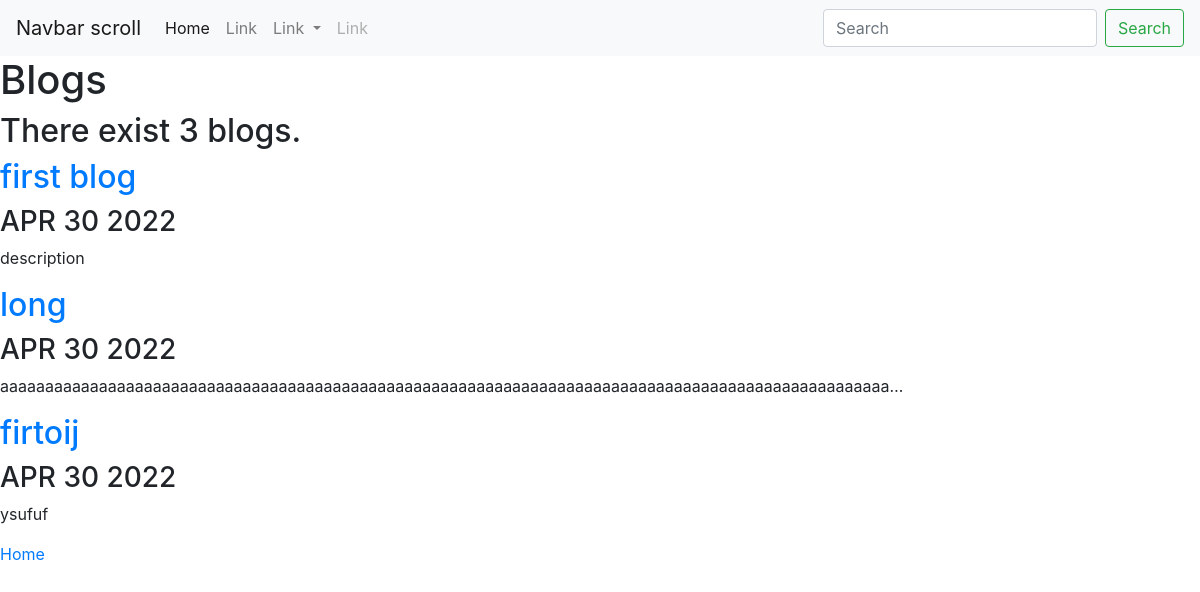
The app's page /blogs/ with its own data.
### blog/models.py (models this page shows, shortened)
class Blog(models.Model):
    title = models.CharField(max_length = 200)
    description = models.TextField(max_length = 250)
    url = models.URLField(blank = True)
    date = models.DateField()

### blog/views.py (the view)
# urls.py: path('', views.all_blogs, name = 'all_blogs'),
def all_blogs(request):
    blog_count = Blog.objects.count()
    blogs = Blog.objects.order_by('-date')
    return render(request,'blogs/all_blogs.html',{'blogs':blogs,'blog_count':blog_count})

### blog/templates/blogs/all_blogs.html
{% extends 'portfolio/base.html'%}
{%block content%}
<h1>Blogs</h1>
<h2>There exist {{blog_count}} blog{{blog_count|pluralize}}.</h2>
{% for blog in blogs %}
<h2> <a href="{% url 'blog:detail' blog.id %}">{{ blog.title }}</a></h2>
<h3><time>{{blog.date|date:'M d Y'|upper}}</time></h3>
<p>{{ blog.description|striptags|truncatechars:100}}</p>
{% endfor %}
<a href=" {% url 'home' %} ">Home</a>
{%endblock%}

### portfolio/templates/portfolio/base.html (shortened to what this page needs)
<!doctype html>
<html lang="en">
  <head>
    <link rel="stylesheet" href="https://cdn.jsdelivr.net/npm/bootstrap@4.6.1/dist/css/bootstrap.min.css">
  </head>
  <body>
    <nav class="navbar navbar-expand-lg navbar-light bg-light">
  <a class="navbar-brand" href="#">Navbar scroll</a>
  <div class="collapse navbar-collapse" id="navbarScroll">
    <ul class="navbar-nav mr-auto my-2 my-lg-0 navbar-nav-scroll" style="max-height: 100px;">
      <li class="nav-item active">
        <a class="nav-link" href="#">Home <span class="sr-only">(current)</span></a>
      </li>
      <li class="nav-item">
        <a class="nav-link" href="#">Link</a>
      </li>
      <li class="nav-item dropdown">
        <a class="nav-link dropdown-toggle" href="#" id="navbarScrollingDropdown" role="button" data-toggle="dropdown" aria-expanded="false">
          Link
        </a>
      </li>
      <li class="nav-item">
        <a class="nav-link disabled">Link</a>
      </li>
    </ul>
    <form class="d-flex">
      <input class="form-control mr-2" type="search" placeholder="Search" aria-label="Search">
      <button class="btn btn-outline-success" type="submit">Search</button>
    </form>
  </div>
</nav>
 {% block content %}  {% endblock%}
  </body>
</html>

### records on screen
Blog: title "first blog", date "APR 30 2022", description "description"
Blog: title "long", date "APR 30 2022", description "aaaaaaaaaaaaaaaaaaaaaaaaaaaaaaaaaaaaaaaaaaaaaaaaaaaaaaaaaaaaaaaaaaaaaaaaaaaaaaaaaaaaaaaaaaaaaaaaaaa…"
Blog: title "firtoij", date "APR 30 2022", description "ysufuf"

### other values on screen
{{ blog_count }} "3"
